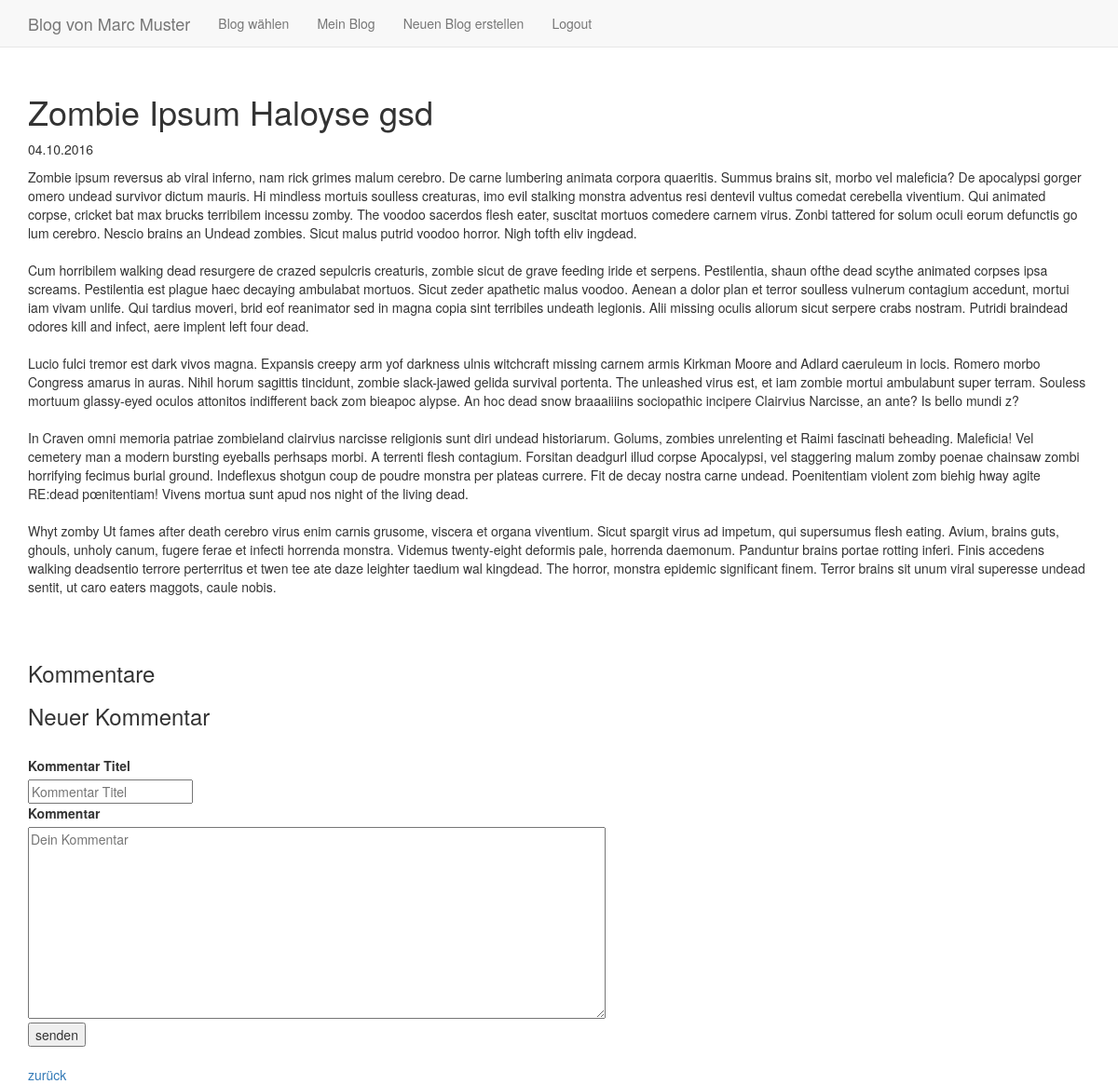
The app's page /index.php?function=entries_member_details&bid=1&eid=3 (signed in), older data.
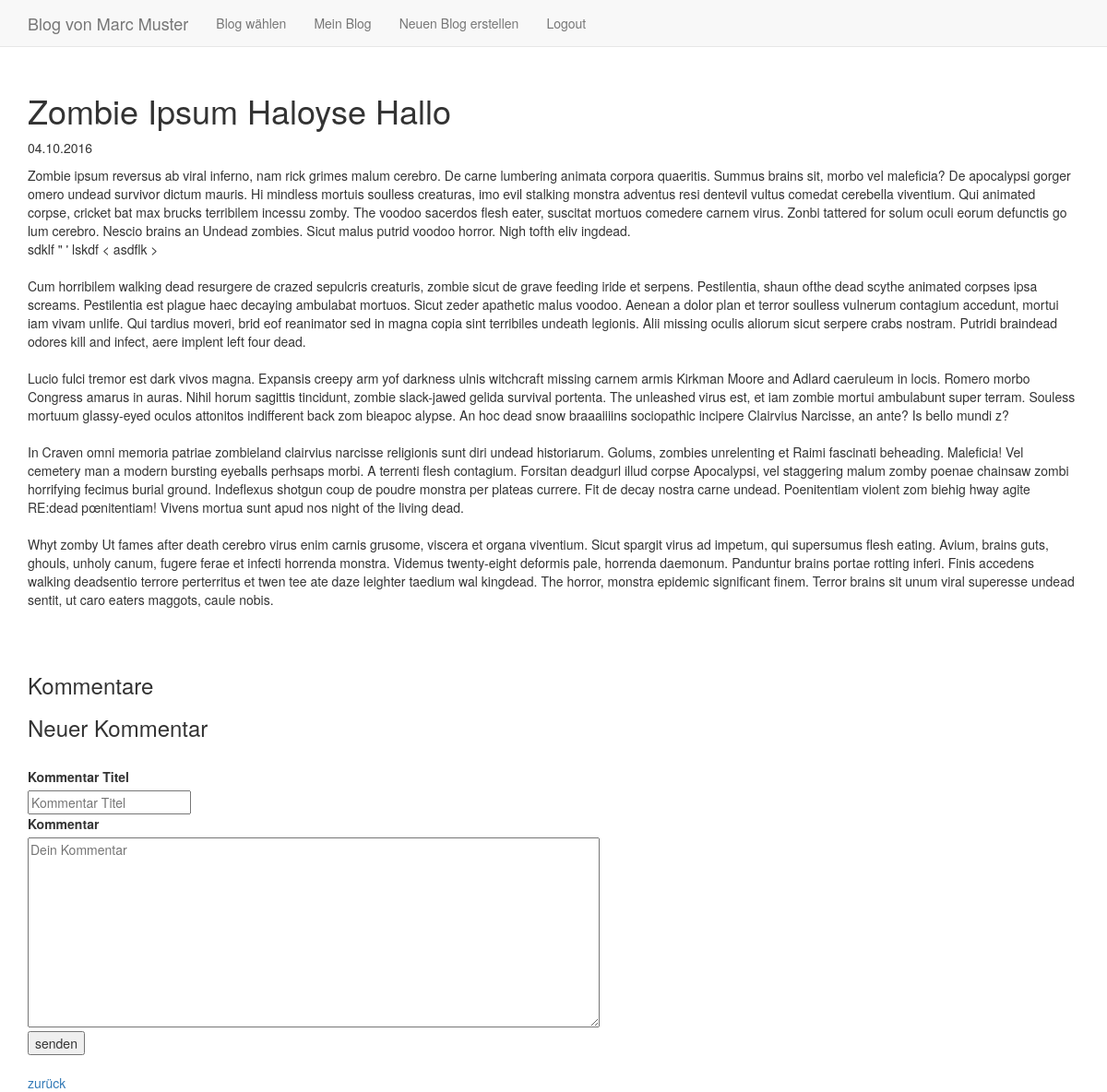
The same page, newer data.
### tables this page shows
CREATE TABLE `entry` (
	`eid`	INTEGER PRIMARY KEY AUTOINCREMENT,
	`uid`	INTEGER NOT NULL,
	`tid`	INTEGER,
	`datetime`	INTEGER NOT NULL,
	`title`	TEXT NOT NULL,
	`content`	TEXT NOT NULL,
	`picture1`	TEXT,
	`picture2`	TEXT,
	`picture3`	TEXT,
	FOREIGN KEY(`uid`) REFERENCES `user`(`uid`),
	FOREIGN KEY(`tid`) REFERENCES `topic`(`tid`)
);

### include/functions_db.php (called while the page is built, shortened)
<?php
  function getUserName($uid) {
	$db = getValue('cfg_db');
	$result = $db->query("SELECT name, email FROM user WHERE uid=".$uid);
	if ($user = $result->fetchArray()) {
	  if (strlen($user[0]) > 0) return $user[0];
	  else return $user[1];
	} else return "";
  }
  function getEntry($eid) {
	$db = getValue('cfg_db');
	$result = $db->query("SELECT eid, datetime, title, content, picture1, picture2, picture3 FROM entry WHERE eid=$eid");
	if ($entry = $result->fetchArray()) {
	  return $entry;
	} else return "";
  }
?>

### index.php (the view, shortened to what this page needs)
<?php
  require_once("include/functions.php");
  require_once("include/functions_db.php");
  if (isset($_GET['function'])) $function = $_GET['function'];
  else $function = "login";
  if (isset($_GET['bid'])) $blogId = $_GET['bid'];
  else $blogId = 0;
?>
<!DOCTYPE html>
<html lang="de">
<head>
  <link href="css/bootstrap.min.css" rel="stylesheet" />
</head>
<body>
  <nav class="navbar navbar-default navbar-fixed-top">
	<div class="container">
      <div class="navbar-header">
		<a class="navbar-brand"><?= getMenuTitle($blogId); ?></a>
      </div>
      <ul class="nav navbar-nav">
		<?= getMenu($blogId); ?>
      </ul>
	</div>
  </nav>
  <div class="container" style="margin-top:80px">
  <?php
	require_once("$function.php");
  ?>
  </div>
</body>
</html>

### entries_member_details.php (shortened to what this page needs)
<?php
    if(getUserIdFromSession() == true) {
        $detailBlog = getEntry($entryId);
        echo ' <div class="Entry">
            <div class="title">
              <h1>';
              echo $detailBlog['title'];
        echo '</h1>
            </div>
            <div class="created_on">
              <p>';
              echo date('d.m.Y',$detailBlog['datetime']);
        echo '</p>
            </div>
            <div class="clontent">
              <p>';
        echo nl2br($detailBlog['content']);
        echo '<p/>
            </div>
          </div>';
        echo "<br><br>";
        echo "<h3>Kommentare</h3>";
      }
    ?>
<h3>Neuer Kommentar</h3>
  <form method="post" action='<?= $_SERVER['PHP_SELF']."?function=entries_member_details"; ?>'>
        <label for="commentTitle">Kommentar Titel</label>
      <div>
    	   <input type="text" id="title" name="titleComment" placeholder="Kommentar Titel" required="required"/>
      </div>
        <label for="contentComment">Kommentar</label>
      <div>
        <textarea name="contentComment" rows="10" cols="80" placeholder="Dein Kommentar"></textarea>
      </div>
      <div>
    	   <button type="submit">senden</button>
      </div>
    </form>
    <?= '<br><a href="index.php?function=entries_member&bid='.$blogId.'">zurück</a>';?>

Row changes from the older to the newer data that the page shows:
changed entry: title "Zombie Ipsum Haloyse gsd" → "Zombie Ipsum Haloyse Hallo"; content "…Nigh tofth eliv ingdead. Cum horribilem walking dead…" → "…Nigh tofth eliv ingdead. sdklf \" ' lskdf < asdflk > Cum horribilem walking dead…"
